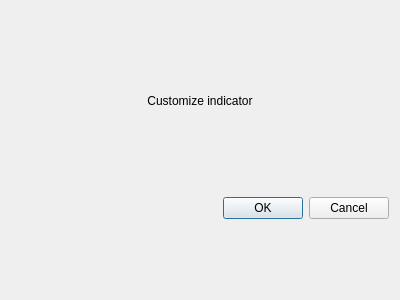
<?xml version="1.0" encoding="UTF-8"?>
<ui version="4.0">
 <class>Dialog</class>
 <widget class="QDialog" name="Dialog">
  <property name="geometry">
   <rect>
    <x>0</x>
    <y>0</y>
    <width>400</width>
    <height>300</height>
   </rect>
  </property>
  <property name="windowTitle">
   <string>Custom indicator configuration</string>
  </property>
  <layout class="QGridLayout" name="gridLayout">
   <item row="0" column="0">
    <widget class="QLabel" name="title">
     <property name="sizePolicy">
      <sizepolicy hsizetype="Preferred" vsizetype="Fixed">
       <horstretch>0</horstretch>
       <verstretch>0</verstretch>
      </sizepolicy>
     </property>
     <property name="minimumSize">
      <size>
       <width>0</width>
       <height>40</height>
      </size>
     </property>
     <property name="text">
      <string>Customize indicator</string>
     </property>
     <property name="alignment">
      <set>Qt::AlignCenter</set>
     </property>
    </widget>
   </item>
   <item row="1" column="0">
    <layout class="QFormLayout" name="parameterLayout"/>
   </item>
   <item row="2" column="0">
    <widget class="QDialogButtonBox" name="buttonBox">
     <property name="orientation">
      <enum>Qt::Horizontal</enum>
     </property>
     <property name="standardButtons">
      <set>QDialogButtonBox::Cancel|QDialogButtonBox::Ok</set>
     </property>
    </widget>
   </item>
  </layout>
 </widget>
 <resources/>
 <connections>
  <connection>
   <sender>buttonBox</sender>
   <signal>accepted()</signal>
   <receiver>Dialog</receiver>
   <slot>accept()</slot>
   <hints>
    <hint type="sourcelabel">
     <x>248</x>
     <y>254</y>
    </hint>
    <hint type="destinationlabel">
     <x>157</x>
     <y>274</y>
    </hint>
   </hints>
  </connection>
  <connection>
   <sender>buttonBox</sender>
   <signal>rejected()</signal>
   <receiver>Dialog</receiver>
   <slot>reject()</slot>
   <hints>
    <hint type="sourcelabel">
     <x>316</x>
     <y>260</y>
    </hint>
    <hint type="destinationlabel">
     <x>286</x>
     <y>274</y>
    </hint>
   </hints>
  </connection>
 </connections>
</ui>
